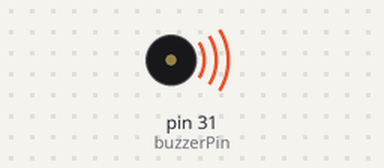
Simulated run of this sketch. Board: Arduino Mega 2560, built with avr-gcc and run on an emulated ATmega2560. Shown: buzzer (waves = sounding).

Above: at 0.5 s.
At 8.7 s:
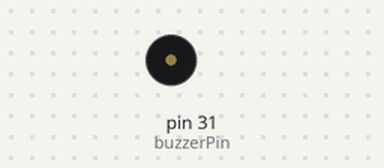
Timing chart, 0 to 13.3 s (numbered marks = the images above):
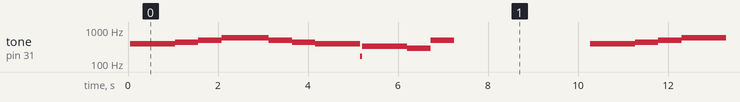

Measured:
- by itself, tone on pin 31 (buzzerPin): repeats every 10.2 s: 439 Hz 0.52 s, 492 Hz 0.52 s, 585 Hz 1.0 s, 492 Hz 0.52 s, 439 Hz 0.52 s, 391 Hz 1.0 s, 171 Hz 0.04 s, 329 Hz 1.0 s, 293 Hz 0.52 s, 492 Hz 0.52 s, silent 3.0 s, 391 Hz 1.0 s

The sketch:

buzzer_music_play.ino
```cpp
#define buzzerPin 31 // 将蜂鸣器连接到Arduino的8号引脚

// 定义音符频率
#define NOTE_D4  294
#define NOTE_E4  330
#define NOTE_G4  392
#define NOTE_A4  440
#define NOTE_B4  494
#define NOTE_D5  587
#define NOTE_E5  659
#define NOTE_G5  784

// 定义音符时长
#define NOTE_Q  500 // 四分音符
#define NOTE_H  1000 // 半音符
#define NOTE_W  2000 // 全音符

void playNote(int noteFrequency, int noteDuration) {
  int period = 1000000 / noteFrequency; // 计算音符频率的周期
  int halfPeriod = period / 2; // 半个周期的时间

  long numCycles = noteDuration * 1000L / period; // 计算循环次数，以便播放指定持续时间的音符

  for (long i = 0; i < numCycles; i++) {
    digitalWrite(buzzerPin, HIGH); // 输出高电平
    delayMicroseconds(halfPeriod); // 延迟半个周期时间
    digitalWrite(buzzerPin, LOW); // 输出低电平
    delayMicroseconds(halfPeriod); // 延迟半个周期时间
  }

  delay(20); // 延迟一小段时间，留出缓冲
}

void setup() {
  pinMode(buzzerPin, OUTPUT);
}

void loop() {
  // 播放"军中绿花"部分旋律
  playNote(NOTE_G4, NOTE_H);
  playNote(NOTE_A4, NOTE_Q);
  playNote(NOTE_B4, NOTE_Q);
  playNote(NOTE_D5, NOTE_H);
  playNote(NOTE_B4, NOTE_Q);
  playNote(NOTE_A4, NOTE_Q);
  playNote(NOTE_G4, NOTE_H);
  playNote(NOTE_E4, NOTE_H);
  playNote(NOTE_D4, NOTE_Q);
  playNote(NOTE_B4, NOTE_Q);

  delay(3000); // 等待一段时间后重复播放
}
```
